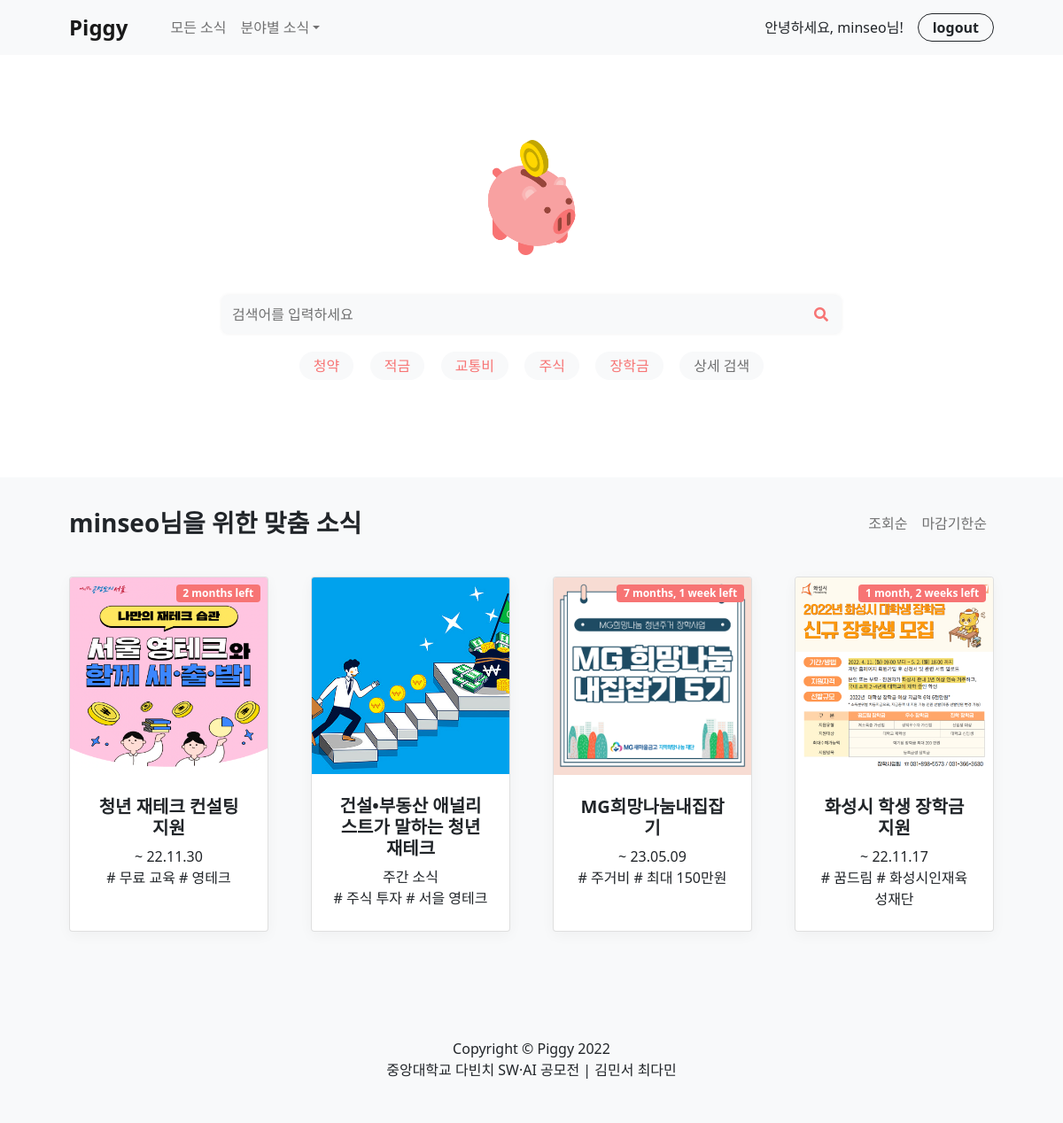
The page / (signed in) on the database its author committed.
### accounts/models.py (models this page shows)
class ServiceUser(AbstractUser):
    KeywordChoices = (
            ("적금", "적금"),
            ("주거", "주거"),
            ("창업", "창업"),
            ("교육", "교육"),
            ("장학", "장학"),
            ("재테크", "재테크"),
            ("주식", "주식"),
            ("교통", "교통")
        )
    keyword1 = models.CharField(max_length=20, choices=KeywordChoices, default="적금", null=True)
    keyword2 = models.CharField(max_length=20, choices=KeywordChoices, default="주거", null=True)

### posts/models.py (models this page shows, shortened)
class Tag(models.Model):
    keyword = models.CharField(max_length=10)

class Post(models.Model):
    TargetChoices = (
        ("청년", "청년"),
        ("미성년자", "미성년자"),
        ("대학생", "대학생"),
        ("직장인", "직장인"),
        ("군인", "군인"),
        ("기혼", "기혼"),
        ("무주택자", "무주택자"),
        ("장애인", "장애인"),
        ("국가유공자", "국가유공자")
    )
    CategoryChoices = (
        ("지원 정책", "지원 정책"),
        ("금융 상품", "금융 상품"),
        ("주간 소식", "주간 소식")
    )
    IncomeChoices = (
        ('무소득', '무소득'),
        ('1~100만원', '1~100만원'),
        ('101~200만원', '101~200만원'),
        ('201~300만원', '201~300만원'),
        ('301만원~400만원', '301만원~400만원'),
        ('401만원초과', '401만원초과')
    )
    title = models.CharField(max_length=30)
    end_date = models.DateField(blank=True, null=True)
    subhead = models.CharField(max_length=20)
    photo = models.ImageField(blank=True, null=True, upload_to='post_photo')
    body = models.TextField()
    min_age = models.PositiveIntegerField(blank=True, null=True)
    max_age = models.PositiveIntegerField(blank=True, null=True)
    category = models.CharField(max_length=20, choices=CategoryChoices, default="지원 정책")
    loc1 = models.CharField(max_length=10, blank=True, null=True) # (일단 입력하는 방식으로 대체) 서울시, 경기도, 인천시, 강원도, 충청북도, 충청남도, 전라북도, 전라남도, 경상북도, 경상남도, 부산시, 대구시, 울산시, 제주도
    loc2 = models.CharField(max_length=10, blank=True, null=True) # 강남구, 강동구 ...
    target = MultiSelectField(max_length=60, choices=TargetChoices, default="청년", blank=True, null=True)
    income = MultiSelectField(max_length=60, choices=IncomeChoices, default="무소득", blank=True, null=True)
    count = models.PositiveBigIntegerField(default=0) # 조회수

### posts/views.py (the view)
# urls.py: path('', views.home, name='home'),
def home(request):
    posts = Post.objects.all()
    if request.user.is_authenticated:
        user_kw1 = request.user.keyword1
        user_kw2 = request.user.keyword2
        print(user_kw1)
        print(user_kw2)
        posts = posts.filter(
                    Q(title__icontains=user_kw1) |
                    Q(body__icontains=user_kw1)  |
                    Q(subhead__icontains=user_kw1)|
                    Q(title__icontains=user_kw2) |
                    Q(body__icontains=user_kw2)  |
                    Q(subhead__icontains=user_kw2)
            ).distinct()
    kw_tags = Tag.objects.all()
    return render(request, 'index.html', {'posts':posts, 'kw_tags':kw_tags})

### posts/templates/index.html (shortened to what this page needs)
{% extends "base.html" %}
{% block contents %}
<header class="py-5">
    <div class="container px-4 px-lg-5 my-5">
        <div class="text-center">
            <img class="main-img" src="../static/assets/piggy-bank.png" width="130px">
            <div class="search">
                <form id="searchForm" method="GET" action="{% url 'search-list' %}">
                <div class="search-box">
                    <input class="search-txt" type="text" id="search_kw" placeholder="검색어를 입력하세요">
                    <i class="fas fa-search" id="btn_search"></i>
                </form>
            </div>
                <div class="search-tag">
                    {% for tag in kw_tags %}
                        <a class="tag" href="{% url 'tag-search-list' tag.id %}">{{ tag.keyword }}</a>
                    {% endfor %}
                    <a class="tag font-gray" href="{% url 'search-list' %}">상세 검색</a>
                </div>
            </div>
        </div>
</header>
<section class="py-4 bg-light">
    <div class="navbar navbar-expand-lg navbar-light">
        <div class="container px-4 px-lg-5">
            {% if user.is_authenticated %}
            <h3 class="fw-bolder">{{ user.username }}님을 위한 맞춤 소식</h3>
            {% else %}
            <h3 class="fw-bolder">주요 소식</h3>
            {% endif %}
            <ul class="navbar-nav mb-2 ms-lg-4">
                <li class="nav-item"><a class="nav-link" href="#!">조회순</a></li>
                <li class="nav-item"><a class="nav-link" href="#!">마감기한순</a></li>
            </ul>
        </div>
        </div>
    <div class="container px-4 px-lg-5 mt-4">
        <div class="row gx-4 gx-lg-5 row-cols-2 row-cols-md-3 row-cols-xl-4 justify-content-center">
        {% for post in posts %}
            <div class="col mb-5 none-a">
                <a class="card h-100" href="{% url 'post-detail' post.id %}">
                    {% if post.end_date %}
                        <div class="badge bg-pink text-white position-absolute" style="top: 0.5rem; right: 0.5rem">{{ post.end_date|timeuntil }} left</div>
                    {% endif %}
                    <img class="card-img-top" src="{{ post.photo.url }}" alt="..."/>
                    <div class="card-body p-4">
                        <div class="text-center">
                            <h5 class="fw-bolder">{{ post.title }}</h5>
                            {% if post.end_date %}
                                ~ {{ post.end_date|date:"y.m.d" }} </br>
                            {% elif post.category == '주간 소식' %}
                                주간 소식 </br>
                            {% else %}
                                상시 </br>
                            {% endif %}
                            {{ post.subhead }}
                        </div>
                    </div>
                </a>
            </div>
        {% endfor %}
        </div>
    </div>
</section>
{% endblock %}

### posts/templates/base.html (shortened to what this page needs)
<!DOCTYPE html>
<html lang="en">
    <head>
        <link href="https://cdn.jsdelivr.net/npm/bootstrap-icons@1.5.0/font/bootstrap-icons.css" rel="stylesheet" />
        <link rel="stylesheet" href="https://cdnjs.cloudflare.com/ajax/libs/font-awesome/5.15.4/css/all.min.css" />
        {% load static %}
        <link href="{% static 'css/main.css' %}" rel="stylesheet" />
        <link href="{% static 'css/styles.css' %}" rel="stylesheet" />
    </head>
    <body>
        <nav class="navbar navbar-expand-lg navbar-light bg-light">
            <div class="container px-4 px-lg-5">
                <a class="navbar-brand" href="{% url 'home' %}">Piggy</a>
                <div class="collapse navbar-collapse" id="navbarSupportedContent">
                    <ul class="navbar-nav me-auto mb-2 mb-lg-0 ms-lg-4">
                        <li class="nav-item"><a class="nav-link" href="{% url 'list-all' %}">모든 소식</a></li>
                        <li class="nav-item dropdown">
                            <a class="nav-link dropdown-toggle" id="navbarDropdown" href="#" role="button" data-bs-toggle="dropdown" aria-expanded="false">분야별 소식</a>
                        </li>
                    </ul>
                    {% if user.is_authenticated %}
                    <a class="user-link" href="">안녕하세요, {{ user.username }}님!</a>
                    <form class="d-flex" method="GET" action="{% url 'logout' %}">
                        <button class="btn-radius btn-outline-dark" type="submit">
                            logout
                        </button>
                    </form>
                    {% else %}
                    <form class="d-flex" method="GET" action="{% url 'login' %}">
                        <button class="btn-radius btn-outline-dark" type="submit">
                            login
                        </button>
                    </form>
                    {% endif %}
                </div>
            </div>
        </nav>
        {% block contents %}
        {% endblock %}
        <footer class="py-5 bg-light">
            <div class="container">
                <p class="m-0 text-center">Copyright &copy; Piggy 2022</p>
                <p class="m-0 text-center">중앙대학교 다빈치 SW·AI 공모전 | 김민서 최다민</p>
            </div>
        </footer>
    </body>
</html>

### posts/static/css/main.css (style rules this page uses)
input::placeholder { color:rgba(0, 0, 0, 0.55); }
.search { margin: 25px 0 0 0; }
.search-box { position: relative; text-align: center; width: 700px; margin: 0 auto; }
.search-txt { width: 100%; background: #F8F9FA; border-radius: 8px; box-shadow: rgb(0 0 0 / 6%) 0px 0px 4px 0px; border: 0; margin: 20px 0; padding: 10px 12px; }
.fa-search { color: #f77474; position: absolute; right: 15px; top: 33.5px; margin: 0; cursor: pointer; }
.tag { margin-bottom: 0.875rem; background: #F8F9FA; padding-left: 1rem; padding-right: 1rem; height: 2rem; border-radius: 1rem; display: inline-flex; -webkit-box-align: center; align-items: center; margin-right: 0.45rem; margin-left: 0.45rem; color: #f77474; text-decoration: none; font-weight: 500; font-size: 1rem; border: none; }
.font-gray { color: rgba(0, 0, 0, 0.55); }
.btn-radius { height: 2rem; padding-left: 1rem; padding-right: 1rem; font-size: 1rem; border-radius: 1rem; outline: none; font-weight: bold; word-break: keep-all; background: #f8f9fa; border: 1px solid #212529; color: #212529; transition: all 0.125s ease-in 0s; cursor: pointer; }
.card { box-shadow: rgb(0 0 0 / 4%) 0px 4px 16px 0px; transition: all 0.125s ease-in 0s; }
.none-a a { color: #212529; text-decoration: none; }
.main-img { display: inline-block; }
.user-link { display: block; padding: 0.25rem 1rem; clear: both; font-weight: 400; color: #212529; text-align: inherit; text-decoration: none; white-space: nowrap; background-color: transparent; border: 0; margin-left: 10rem; }

### rows shown on the page
ServiceUser: username "minseo"
Tag: keyword "청약"
Tag: keyword "적금"
Tag: keyword "교통비"
Tag: keyword "주식"
Tag: keyword "장학금"
Post: end_date "2 months", photo (picture), title "청년 재테크 컨설팅 지원", end_date "22.11.30", subhead "# 무료 교육 # 영테크"
Post: photo (picture), title "건설•부동산 애널리스트가 말하는 청년 재테크", category "주간 소식", subhead "# 주식 투자 # 서을 영테크"
Post: end_date "7 months, 1 week", photo (picture), title "MG희망나눔내집잡기", end_date "23.05.09", subhead "# 주거비 # 최대 150만원"
Post: end_date "1 month, 2 weeks", photo (picture), title "화성시 학생 장학금 지원", end_date "22.11.17", subhead "# 꿈드림 # 화성시인재육성재단"
